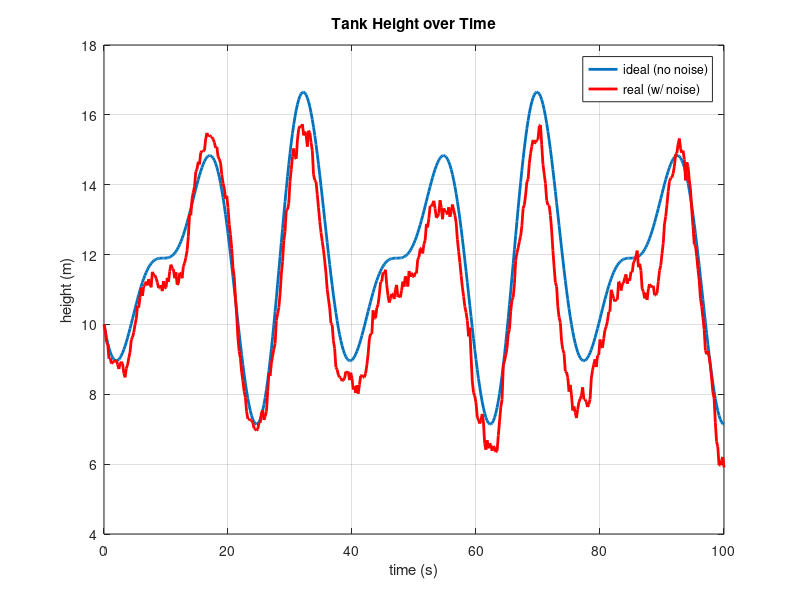
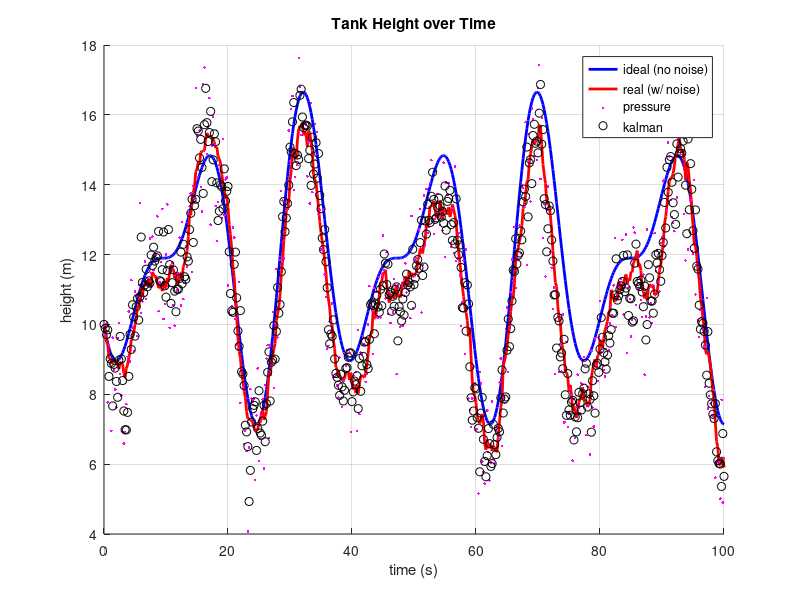

Reproduce these figures in MATLAB, in order.
% Simulating a tank filling/emptying w/ a Kalman Filter
clc, clearvars, close all

% system model
    % x_dot = Ax + Bu + epsilon     [rate of state change]
    % z = Cx + Du + del             [measurement]

% discretized model
    % x_dot ~= (x_t+1 - x_t) / dt
    % Ax + Bu + epsilon = (x_t+1 - x_t) / dt 
    % x_t+1 = x_t + Ax*dt + Bu*dt + epsilon*dt

% params
g = 10; %m/s2 (gravity)
rho = 1000; %kg/m3 (density of freshwater)
h0 = 10; %m (initial tank height)
tank_area = 1; %m2 (base of tank)

% system matrices
A = [0]; B = [1 -1] ./ tank_area; C = rho*g; D = 0;

% timing
t_start = 0;
t_end = 100;
dt = 0.2;
t = t_start:dt:t_end;

% initial conditions
h(1) = h0;      % height

% noisy height
h_noise(1) = h0;
h_mu = 0;
h_sigma = 1; %0.00001; 

% measurement
z_mu = 0;
z_sigma = 10000;

% timing
t_start = 0;
t_end = 100;
dt = 0.2;

% kalman filter setup
A_t = eye(size(A)) + dt*A;
B_t = B*dt;
C_t = C;
mu = h0; % initial guess of state is initial tank height
Sigma = 0.00001; % we're confident in our intitial states 
R_t = 0.0001; % motion model noise
Q_t = z_sigma; % measurement noise
mu_saved = mu;
Sigma_saved = Sigma;


% simulation
for i = 1:length(t)

    % calc flows
    f1 = sin(t(i)/2);
    f2 = cos(t(i)/3);
    u = [f1; f2];

    % calc no noise height
    h(i+1) = h(i) + (f1-f2)/tank_area*dt;

    % calc noisy height
    h_noise(i+1) = h_noise(i) + ... 
                   A*h_noise(i)*dt + ...
                   B*u*dt + ...
                   normrnd(h_mu,h_sigma)*dt;    

    % calc pressure (measurement)
    z(i) = C*h_noise(i+1) ...
        + normrnd(z_mu,z_sigma);

    % kalman filter motion update
    %mu_bar(i+1) = A_t*mu(i) + B_t*u;
    %Sigma_bar(i+1) = A_t*Sigma(i)*A_t' + R_t; 
    mu_bar = A_t*mu + B_t*u;
    Sigma_bar = A_t*Sigma*A_t' + R_t; 

    % kalman filter measurement update
    %K_t = Sigma_bar(i+1)*C_t'*inv(C_t*Sigma_bar(i+1)*C_t' + Q_t);
    %mu(i+1) = mu_bar(i+1) + K_t*(z(i) - C_t*mu_bar(i+1));
    %Sigma(i+1) = (eye(length(C_t)) - K_t*C_t)*Sigma_bar(i+1);
    K_t = Sigma_bar*C_t'*inv(C_t*Sigma_bar*C_t' + Q_t);
    mu = mu_bar + K_t*(z(i) - C_t*mu_bar);
    Sigma = (eye(length(C_t)) - K_t*C_t)*Sigma_bar;

    % save the kalman variables
    mu_saved = [mu_saved mu];
    Sigma_saved = [Sigma_saved Sigma];

end

disp('sim finished')

%%%% Plots

% no noise and noisy height vs time
figure(1)
plot(t,h(1:end-1),'linewidth',2), xlabel('time (s)'), ylabel('height (m)')
title('Tank Height over Time'), grid on, hold on

plot(t,h_noise(1:end-1),'r-','linewidth',2)
legend('ideal (no noise)','real (w/ noise)')

% no noise h, noisy h, and pressure vs time
figure(2)
title('Tank Height over Time'), grid on, hold on
plot(t,h(1:end-1),'b-','linewidth',2), xlabel('time (s)'), ylabel('height (m)')
plot(t,h_noise(1:end-1),'r-','linewidth',2), hold on
plot(t,z(1:end)/10000,'m.','linewidth',1)
plot(t,mu_saved(1:end-1),'ko')
legend('ideal (no noise)','real (w/ noise)','pressure','kalman')